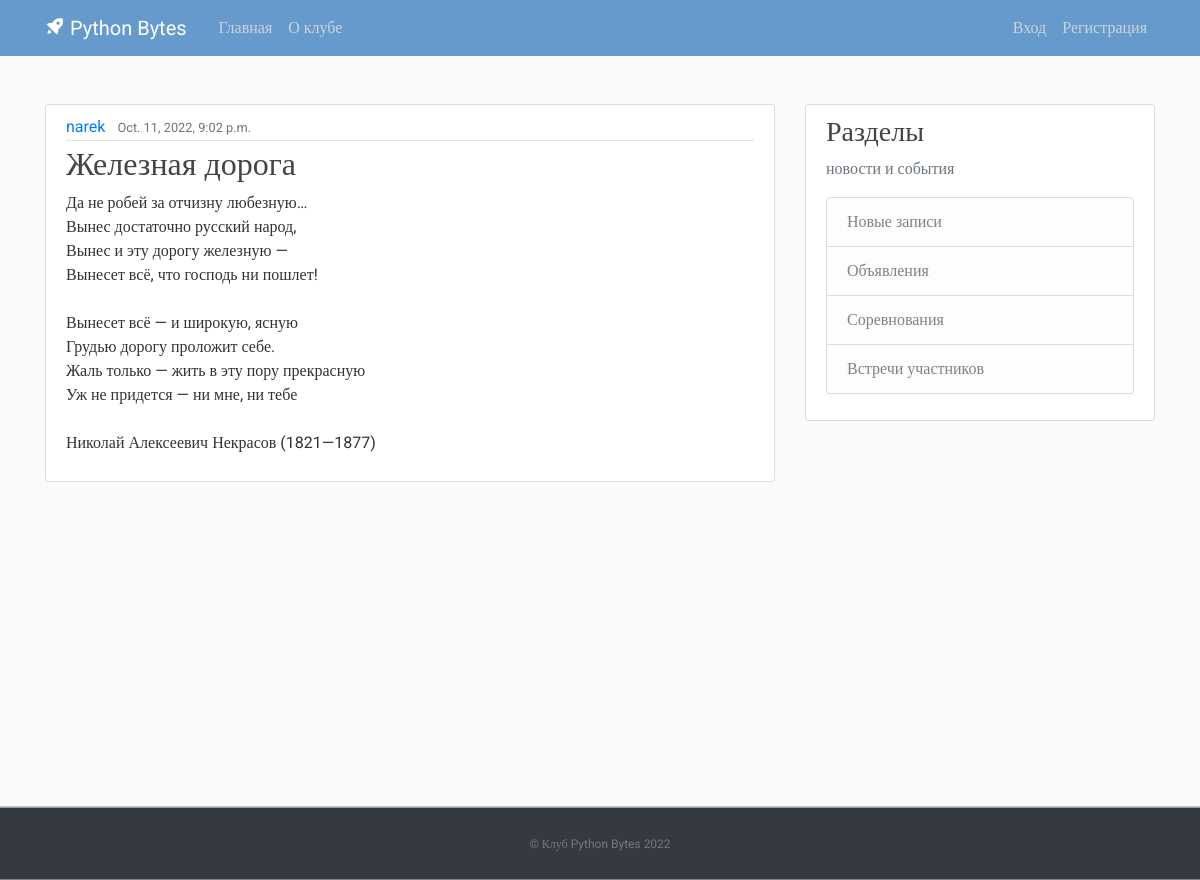
The page / on the database its author committed.
### blog/models.py (models this page shows, shortened)
class Post(models.Model):
    title = models.CharField(max_length=100)
    content = models.TextField()
    date_posted = models.DateTimeField(default=timezone.now)
    author = models.ForeignKey(User, on_delete=models.CASCADE)

### blog/views.py (the view)
# urls.py: path('', views.home, name='blog-home'),
def home(request):
    context = {
        'posts': Post.objects.all()
    }
    return render(request, 'blog/home.html', context)

### blog/templates/blog/home.html
﻿{% extends "blog/base.html" %}
{% block content %}
    {% for post in posts %}
        <article class="media content-section">
          <div class="media-body">
            <div class="article-metadata">
              <a class="mr-2" href="#">{{ post.author }}</a>
              <small class="text-muted">{{ post.date_posted }}</small>
            </div>
            <h2><a class="article-title" href="#">{{ post.title }}</a></h2>
            <p class="article-content">{{ post.content }}</p>
          </div>
        </article>
    {% endfor %}
{% endblock content %}

### blog/templates/blog/base.html (shortened to what this page needs)
﻿{% load static %}
<!DOCTYPE html>
<html>
<head>
     <link rel="stylesheet" href="https://maxcdn.bootstrapcdn.com/bootstrap/4.0.0/css/bootstrap.min.css">
     <link rel="stylesheet" type="text/css" href="{% static 'blog/main.css' %}">
     <link href='https://unpkg.com/boxicons@2.1.2/css/boxicons.min.css' rel='stylesheet'>
</head>
<body>
    <header class="site-header">
      <nav class="navbar navbar-expand-md navbar-dark bg-blue fixed-top">
        <div class="container">
          <a class="navbar-brand mr-4" href="{% url 'blog-home' %}"><i class='bx bxs-rocket bx-tada-hover'></i> Python Bytes</a>
          <div class="collapse navbar-collapse" id="navbarToggle">
            <div class="navbar-nav mr-auto">
              <a class="nav-item nav-link " href="{% url 'blog-home' %}">Главная</a>
              <a class="nav-item nav-link" href="{% url 'blog-about' %}">О клубе</a>
            </div>
            <div class="navbar-nav">
              {% if user.is_authenticated %}
                <a class="nav-item nav-link" href="{% url 'profile' %}">Профиль</a>
                <a class="nav-item nav-link" href="{% url 'logout' %}">Выход</a>
              {% else %}
                <a class="nav-item nav-link" href="{% url 'login' %}">Вход</a>
                <a class="nav-item nav-link" href="{% url 'register' %}">Регистрация</a>
              {% endif %}
            </div>
          </div>
        </div>
      </nav>
    </header>
    <main role="main" class="container">
      <div class="row">
        <div class="col-md-8">
          {% block content %}{% endblock %}
        </div>
        <div class="col-md-4">
          <div class="content-section">
            <h3>Разделы</h3>
            <p class='text-muted'>новости и события
              <ul class="list-group">
                <li class="list-group-item list-group-item-light">Новые записи</li>
                <li class="list-group-item list-group-item-light">Объявления</li>
                <li class="list-group-item list-group-item-light">Соревнования</li>
                <li class="list-group-item list-group-item-light">Встречи участников</li>
              </ul>
            </p>
          </div>
        </div>
      </div>
    </main>
    <footer class="text-center bg-dark">
      <p><a href="{% url 'blog-home' %}">© Клуб Python Bytes 2022</a></p>
    </footer>
</body>
</html>

### blog/static/blog/main.css (style rules this page uses)
﻿body, html { width:100%; height:100% }
body { margin:0; padding:0; background: #fafafa; color: #333333; margin-top: 5rem; font-family:Roboto; }
h1, h2, h3, h4, h5, h6 { color: #444444; }
ul { margin: 0; }
.bg-blue { background-color: #6699cc; }
.site-header .navbar-nav .nav-link { color: #cbd5db; }
.content-section { background: #ffffff; padding: 10px 20px; border: 1px solid #dddddd; border-radius: 3px; margin-bottom: 20px; }
.article-title { color: #444444; }
.article-content { white-space: pre-line; }
.article-metadata { padding-bottom: 1px; margin-bottom: 4px; border-bottom: 1px solid #e3e3e3 }
footer { position: sticky!important; top: 100%; padding-top:25px; padding-bottom:25px; border-top:1px solid #ddd; }
footer p { margin:2px; text-align:center; padding:0 40px; color:#fff; font-size:12px; }
footer a { color:#777 }

### rows shown on the page
Post: author "narek", date_posted "Oct. 11, 2022, 9:02 p.m.", title "Железная дорога", content "Да не робей за отчизну любезную… Вынес достаточно русский народ, Вынес и эту дорогу железную — Вынесет всё, что господь ни пошлет! Вынесет всё — и широкую, ясную Грудью дорогу проложит себе. Жаль только — жить в эту пору прекрасную Уж не придется — ни мне, ни тебе Николай Алексеевич Некрасов (1821—1877)"
